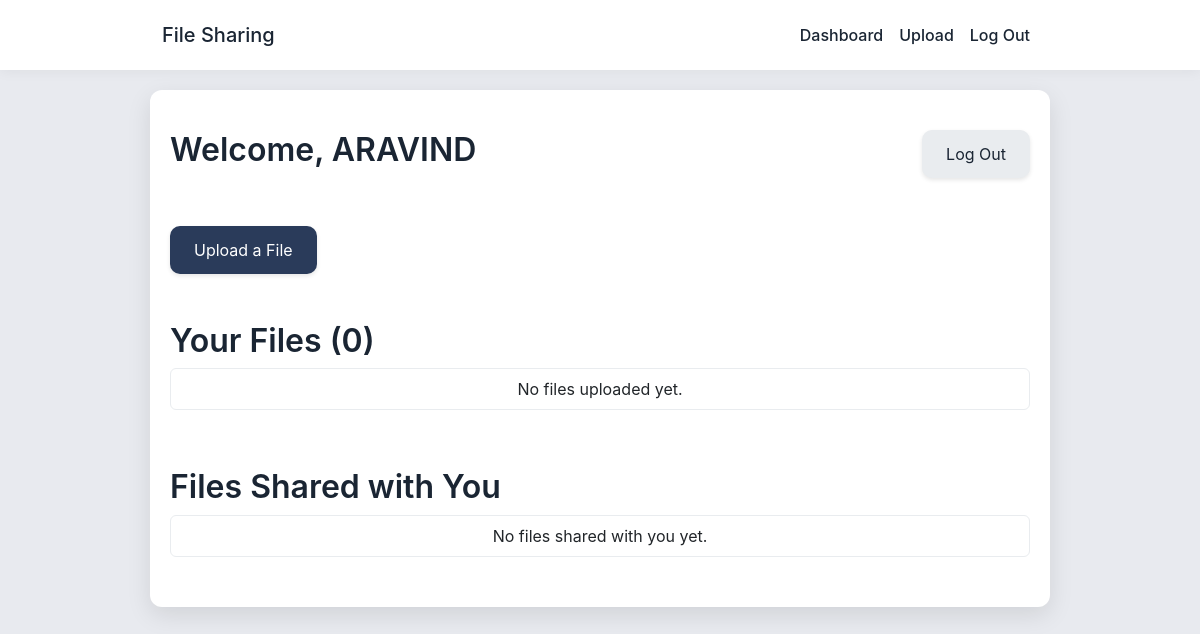
The app's page / (signed in), older data.
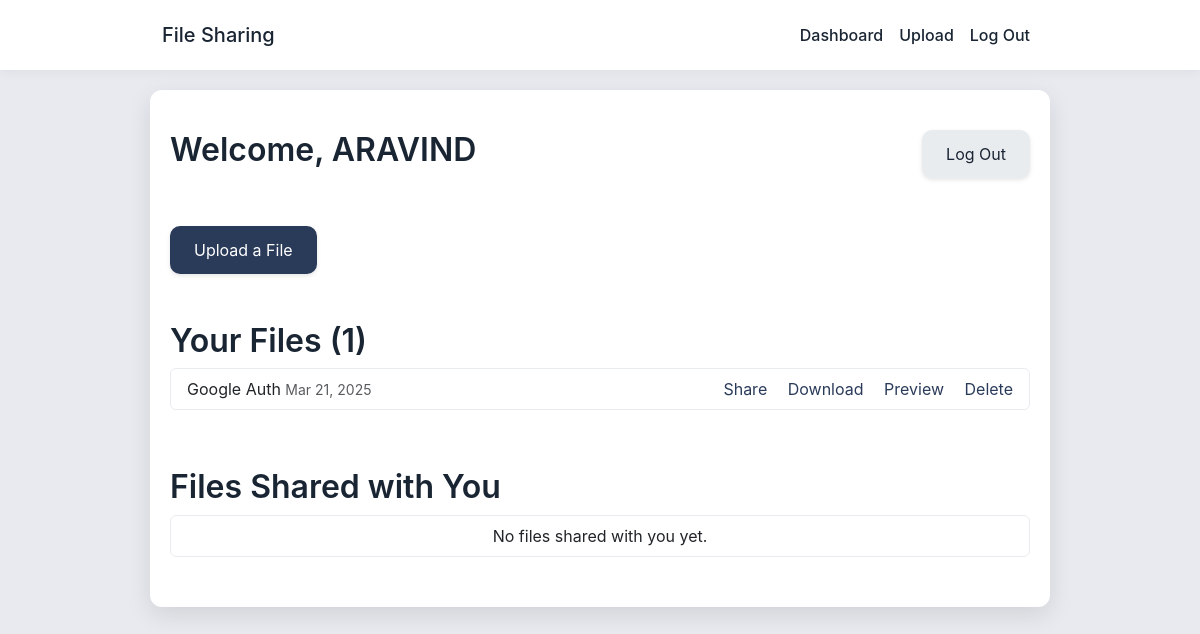
The same page, newer data.
### core/models.py (models this page shows, shortened)
class File(models.Model):
    name=models.CharField(max_length=255)
    uploaded_file = models.FileField(upload_to='uploads/%Y/%m/%d/')
    upload_date = models.DateTimeField(auto_now_add=True)
    user = models.ForeignKey(User, on_delete=models.CASCADE)
    def get_file_type(self):
        return os.path.splitext(self.uploaded_file.name)[1].lower()

### core/views.py (the view)
# urls.py: path('', views.dashboard, name='dashboard'),
@login_required(login_url='login')
def dashboard(request):
    files = File.objects.filter(user=request.user)
    totalfiles = files.count()
    sharedfiles = SharedFile.objects.filter(shared_with = request.user)
    return render(request,'core/dashboard.html', {'files':files, 'totalfiles':totalfiles , 'sharedfiles':sharedfiles})

### core/templates/core/dashboard.html (shortened to what this page needs)
{% extends 'core/base.html' %}
{% block content %}
<div class="d-flex justify-content-between align-items-center mb-5">
    <h1>Welcome, {{ user.username }}</h1>
    <a href="{% url 'logout' %}" class="btn btn-secondary">Log Out</a>
</div>
<a href="{% url 'upload_file' %}" class="btn btn-primary mb-5">Upload a File</a>
<h2>Your Files ({{ totalfiles }})</h2>
<ul class="list-group mb-5">
{% for file in files %}
    <li class="list-group-item d-flex justify-content-between align-items-center">
        <span>{{ file.name }} <small class="text-muted">{{ file.upload_date|date:"M d, Y" }}</small></span>
        <span>
            <a href="{% url 'share_file' file.id %}" class="me-3">Share</a>
            <a href="{{ file.uploaded_file.url }}" download class="me-3">Download</a>
            <a href="#" data-bs-toggle="modal" data-bs-target="#previewModal{{ file.id }}" class="me-3">Preview</a>
            <a href="{% url 'delete_file' file.id %}">Delete</a>
        </span>
    </li>
{% empty %}
    <li class="list-group-item text-center">No files uploaded yet.</li>
{% endfor %}
</ul>
<h2>Files Shared with You</h2>
<ul class="list-group">
{% for shared in sharedfiles %}
    <li class="list-group-item d-flex justify-content-between align-items-center">
        <span>{{ shared.file.name }} <small class="text-muted">Shared by {{ shared.file.user.username }} on {{ shared.shared_date|date:"M d, Y" }}</small></span>
        <span>
            <a href="{{ shared.file.uploaded_file.url }}" download class="me-3">Download</a>
            <a href="#" data-bs-toggle="modal" data-bs-target="#previewModal{{ shared.id }}" class="me-3">Preview</a>
        </span>
    </li>
{% empty %}
    <li class="list-group-item text-center">No files shared with you yet.</li>
{% endfor %}
</ul>
{% endblock %}

Row changes from the older to the newer data that the page shows:
added File: name "Google Auth", upload_date "Mar 21, 2025"
Text that changed along with them:
{{ totalfiles }}: "0" → "1"
text no longer shown: "No files uploaded yet."
